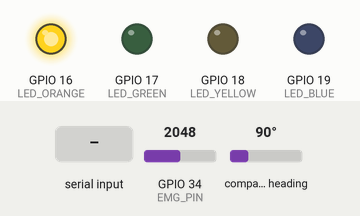
Recording of a sketch running on a simulated ESP32. On the bench: output pins drawn as LEDs (lit = HIGH). Dashed ring = blinking. The test bench sets the inputs (shaded band); at power-on: GPIO 34 (EMG_PIN) = 2048, compass heading 90°. Nothing arrives over Bluetooth unless stated; what the sketch prints to the serial monitor is not drawn.

Above: at 2.2 s.
2.3 s: "B" received over the second serial link
At 2.45 s:
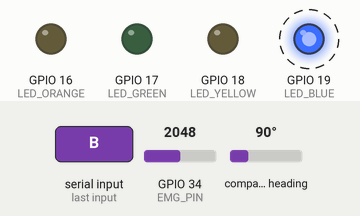
5.3 s: "G" received over the second serial link
At 5.7 s:
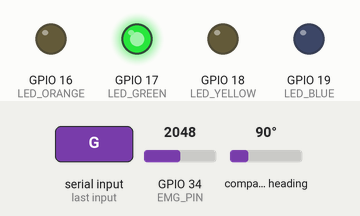
6.8 s: "Y" received over the second serial link
At 8.0 s:
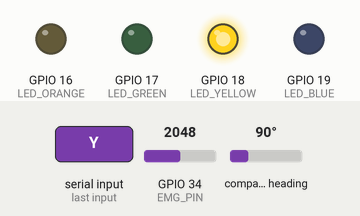
8.3 s: "O" received over the second serial link
At 9.2 s:
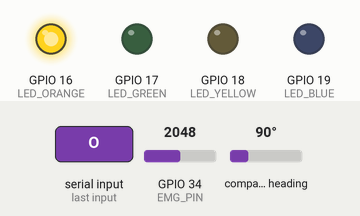
Timing chart, 0 to 10.8 s (numbered marks = the images above; inputs shaded):
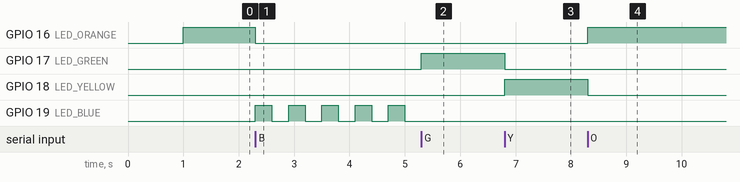

Measured:
- after the input at 2.3 s, GPIO 16 (LED_ORANGE): HIGH → LOW at once; GPIO 19 (LED_BLUE): alternates HIGH for 0.30 s and LOW for 0.30 s, starting at once
- after the input at 5.3 s, GPIO 17 (LED_GREEN): LOW → HIGH at once; GPIO 19 (LED_BLUE): stops changing and stays LOW
- after the input at 6.8 s, GPIO 17 (LED_GREEN): HIGH → LOW at once; GPIO 18 (LED_YELLOW): LOW → HIGH at once
- after the input at 8.3 s, GPIO 16 (LED_ORANGE): LOW → HIGH at once; GPIO 18 (LED_YELLOW): HIGH → LOW at once

The sketch:

Codigo_completo.ino
```cpp
#include "BluetoothSerial.h"
#include <Wire.h>
#include <Adafruit_Sensor.h>
#include <Adafruit_BNO055.h>
#include <utility/imumaths.h>

BluetoothSerial SerialBT;
Adafruit_BNO055 bno = Adafruit_BNO055(55, 0x28);

const int EMG_PIN = 34;

// LEDs de estado (semáforo clínico)
const int LED_ORANGE = 16; // Idle / sesión no iniciada
const int LED_GREEN  = 17;
const int LED_YELLOW = 18;
const int LED_BLUE   = 19;

enum LedState { LED_STATE_IDLE, LED_STATE_GREEN, LED_STATE_YELLOW, LED_STATE_BLUE };
LedState currentLedState = LED_STATE_IDLE;

unsigned long lastSend = 0;
const unsigned long sendInterval = 50; // ~20 Hz, para cuaternión + EMG

unsigned long lastBlinkToggle = 0;
const unsigned long blinkInterval = 300; // parpadeo del LED azul
bool blueLedOn = false;

void setup() {
  Serial.begin(115200);

  pinMode(LED_ORANGE, OUTPUT);
  pinMode(LED_GREEN, OUTPUT);
  pinMode(LED_YELLOW, OUTPUT);
  pinMode(LED_BLUE, OUTPUT);

  if (!bno.begin()) {
    while (1) {
      Serial.println("ERROR_BNO055_NOT_FOUND");
      delay(1000);
    }
  }
  delay(1000);
  bno.setExtCrystalUse(true);

  SerialBT.begin("RehabArm_Brazo");

  Serial.println("Bluetooth Classic iniciado.");
  updateLeds(); // arranca en Idle (naranja encendido)
}

void loop() {
  // 1) Leer comandos entrantes (no bloqueante, se revisa cada vuelta del loop,
  //    independiente de la cadencia de envío de datos).
  if (SerialBT.available()) {
    char cmd = (char)SerialBT.read();
    switch (cmd) {
      case 'G': currentLedState = LED_STATE_GREEN;  break;
      case 'Y': currentLedState = LED_STATE_YELLOW; break;
      case 'B': currentLedState = LED_STATE_BLUE;   break;
      case 'O': currentLedState = LED_STATE_IDLE;   break;
      default: break; // byte desconocido, lo ignoramos sin romper nada
    }
  }

  // 2) Actualizar LEDs (el parpadeo del azul necesita evaluarse todo el tiempo,
  //    no solo cuando cambia el comando).
  updateLeds();

  // 3) Enviar cuaternión + EMG, igual que antes, a ~20Hz.
  if (millis() - lastSend >= sendInterval) {
    lastSend = millis();

    imu::Quaternion quat = bno.getQuat();
    uint32_t emgMv = analogReadMilliVolts(EMG_PIN);

    SerialBT.print(quat.w(), 6);
    SerialBT.print(",");
    SerialBT.print(quat.x(), 6);
    SerialBT.print(",");
    SerialBT.print(quat.y(), 6);
    SerialBT.print(",");
    SerialBT.print(quat.z(), 6);
    SerialBT.print(",");
    SerialBT.println(emgMv);
  }
}

void updateLeds() {
  digitalWrite(LED_ORANGE, currentLedState == LED_STATE_IDLE   ? HIGH : LOW);
  digitalWrite(LED_GREEN,  currentLedState == LED_STATE_GREEN  ? HIGH : LOW);
  digitalWrite(LED_YELLOW, currentLedState == LED_STATE_YELLOW ? HIGH : LOW);

  if (currentLedState == LED_STATE_BLUE) {
    if (millis() - lastBlinkToggle >= blinkInterval) {
      lastBlinkToggle = millis();
      blueLedOn = !blueLedOn;
      digitalWrite(LED_BLUE, blueLedOn ? HIGH : LOW);
    }
  } else {
    digitalWrite(LED_BLUE, LOW);
    blueLedOn = false;
  }
}
```
